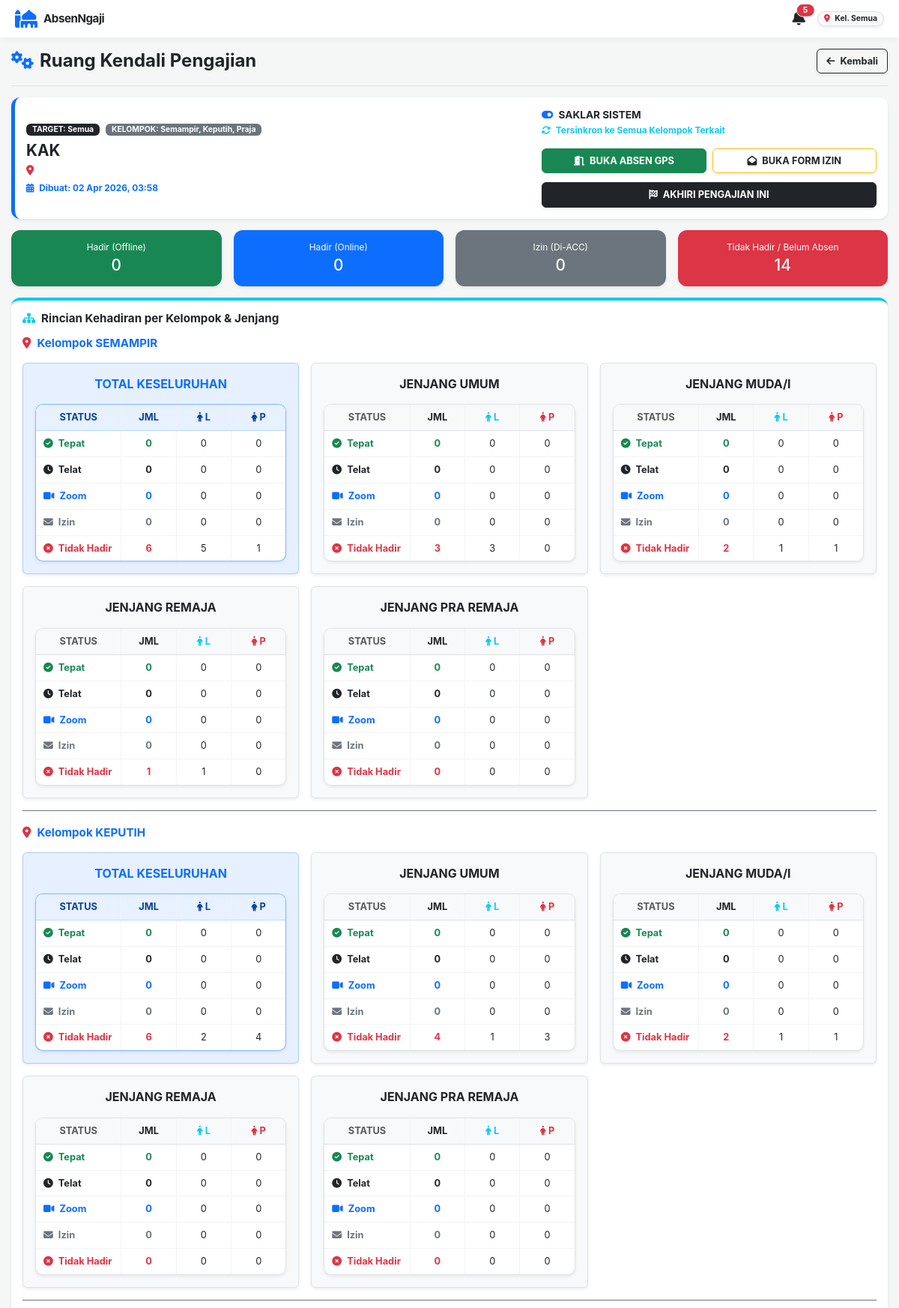
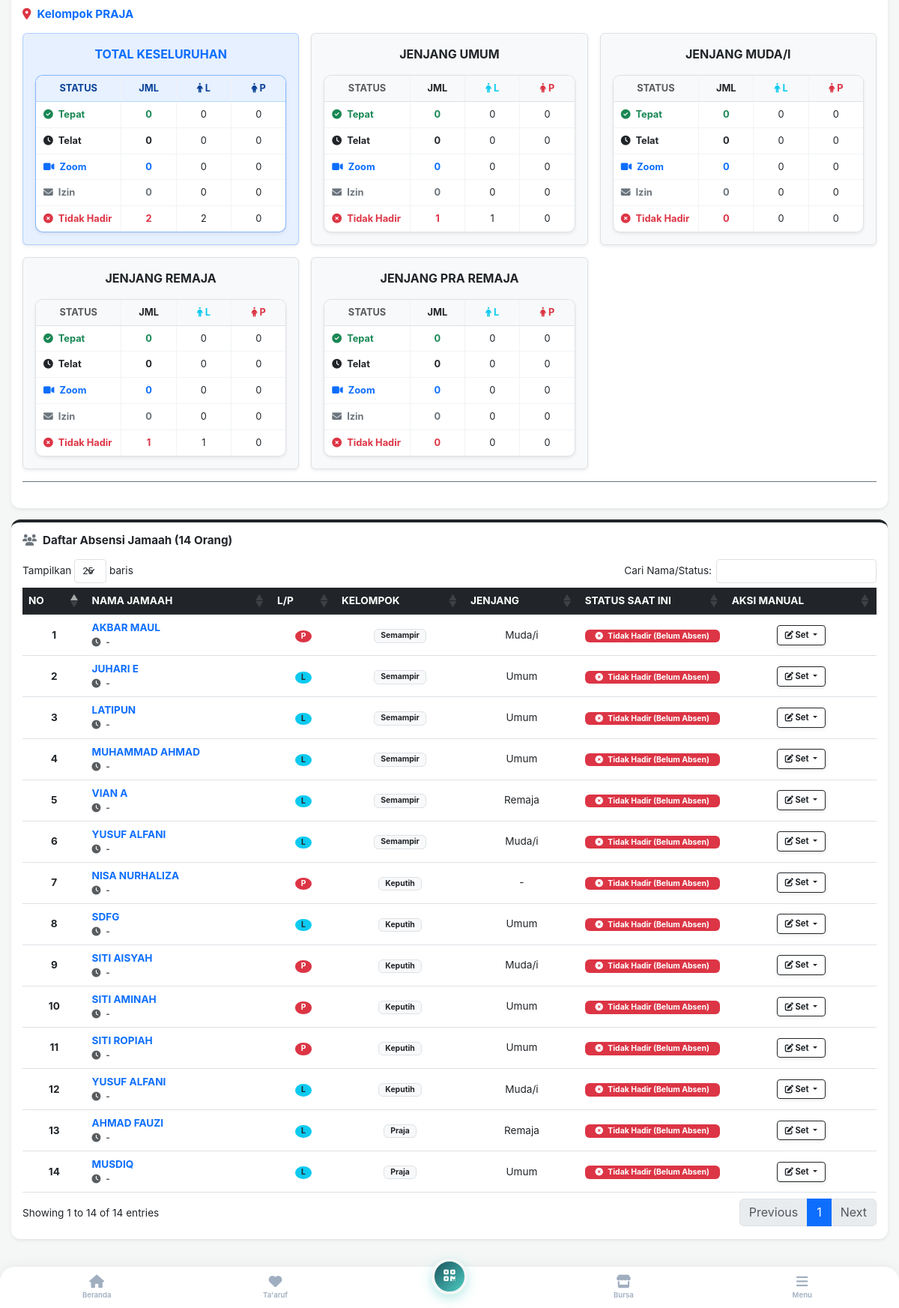
The app's page /aplikasi_absensi/detail_absen.php?id_kegiatan=85 (signed in) with its own data (2 pictures, top to bottom).
### tables this page shows
CREATE TABLE `biodata_jamaah` (
  `id_biodata` int(11) NOT NULL,
  `id_user` int(11) DEFAULT NULL,
  `jenjang` enum('Umum','Muda/i','Remaja','Pra Remaja','Caberawit') NOT NULL,
  `nama_lengkap` varchar(150) NOT NULL,
  `nama_panggilan` varchar(50) DEFAULT NULL,
  `jenis_kelamin` enum('L','P') DEFAULT NULL,
  `status_pernikahan` enum('Belum Menikah','Menikah','Pernah Menikah') DEFAULT NULL,
  `is_siap_nikah` tinyint(1) DEFAULT 0,
  `target_menikah` varchar(50) DEFAULT NULL,
  `kriteria_idaman` text DEFAULT NULL,
  `id_kepala_keluarga` int(11) DEFAULT NULL,
  `status_keluarga` enum('Kepala Keluarga','Istri','Anak','Lainnya') DEFAULT NULL,
  `no_hp` varchar(20) DEFAULT NULL,
  `alamat_asal` text DEFAULT NULL,
  `foto` varchar(255) DEFAULT NULL,
  `tempat_lahir` varchar(100) DEFAULT NULL,
  `tanggal_lahir` date DEFAULT NULL,
  `alamat_surabaya` text DEFAULT NULL,
  `nama_ortu` varchar(150) DEFAULT NULL,
  `hp_ortu` varchar(20) DEFAULT NULL,
  `status_ortu` enum('Jamaah','Belum') DEFAULT NULL,
  `tempat_sambung_ortu` varchar(150) DEFAULT NULL,
  `darurat_nama` varchar(150) DEFAULT NULL,
  `darurat_hubungan` varchar(50) DEFAULT NULL,
  `darurat_hp` varchar(20) DEFAULT NULL,
  `status_mubaligh` enum('MT','Non MT') DEFAULT NULL,
  `kegiatan_surabaya` enum('Bekerja','Kuliah','Lainnya') DEFAULT NULL,
  `tempat_kerja` varchar(150) DEFAULT NULL,
  `alamat_kerja` text DEFAULT NULL,
  `universitas` varchar(150) DEFAULT NULL,
  `jurusan` varchar(100) DEFAULT NULL,
  `angkatan` varchar(10) DEFAULT NULL,
  `hobi` varchar(255) DEFAULT NULL,
  `created_at` timestamp NOT NULL DEFAULT current_timestamp()
);

CREATE TABLE `users` (
  `id_user` int(11) NOT NULL,
  `username` varchar(50) NOT NULL,
  `password` varchar(255) DEFAULT NULL,
  `nama_lengkap` varchar(100) NOT NULL,
  `jabatan` varchar(50) DEFAULT NULL,
  `level` varchar(50) DEFAULT 'karyawan',
  `created_at` timestamp NOT NULL DEFAULT current_timestamp(),
  `kelompok` enum('Semampir','Keputih','Praja','Semua') DEFAULT 'Semua',
  `tgl_buat_akun` datetime NOT NULL DEFAULT current_timestamp(),
  `tgl_daftar` datetime DEFAULT current_timestamp()
);

CREATE TABLE `kegiatan` (
  `id_kegiatan` int(11) NOT NULL,
  `judul_pengajian` varchar(255) DEFAULT NULL,
  `tempat_pengajian` enum('Tempat 1','Tempat 2','Tempat 3','Gabungan') DEFAULT NULL,
  `materi` text DEFAULT NULL,
  `link_zoom` varchar(255) DEFAULT NULL,
  `lat_pusat` varchar(255) DEFAULT NULL,
  `lng_pusat` varchar(255) DEFAULT NULL,
  `target_kelompok` varchar(255) DEFAULT NULL,
  `target_jenjang` varchar(50) DEFAULT 'Semua',
  `status_buka` tinyint(1) DEFAULT 1,
  `status_izin` int(11) DEFAULT 0,
  `waktu_buka_absen` datetime DEFAULT NULL,
  `waktu_tutup_absen` datetime DEFAULT NULL,
  `waktu_buka_izin` datetime DEFAULT NULL,
  `waktu_tutup_izin` datetime DEFAULT NULL,
  `is_selesai` tinyint(1) DEFAULT 0,
  `tgl_tutup` datetime DEFAULT NULL,
  `tgl_buat` timestamp NOT NULL DEFAULT current_timestamp()
);

### aplikasi_absensi/detail_absen.php (the view, shortened to what the rows shown need)
<?php
include 'koneksi.php';
$level = $_SESSION['level'];
$can_edit = !in_array($level, ['keimaman', 'keimaman_desa', 'ketua_mudai']);
$id_kegiatan_url = isset($_GET['id_kegiatan']) ? mysqli_real_escape_string($conn, $_GET['id_kegiatan']) : 0;
$is_pusat = in_array($level, ['superadmin', 'admin_desa', 'keimaman_desa', 'admin_mudai_desa']);
$q_keg_awal = mysqli_query($conn, "SELECT * FROM kegiatan WHERE id_kegiatan = '$id_kegiatan_url'");
$kegiatan = mysqli_fetch_assoc($q_keg_awal);
$judul_sync = mysqli_real_escape_string($conn, $kegiatan['judul_pengajian']);
$tgl_buat_sync = $kegiatan['tgl_buat'];
$where_sync = "judul_pengajian = '$judul_sync' AND tgl_buat = '$tgl_buat_sync'";
$q_kembar = mysqli_query($conn, "SELECT id_kegiatan, target_kelompok FROM kegiatan WHERE $where_sync");
$arr_id_keg = [];
$arr_target_kel = [];
while($k = mysqli_fetch_assoc($q_kembar)) {
    $arr_id_keg[] = $k['id_kegiatan'];
    $arr_target_kel[] = $k['target_kelompok'];
}
$in_id_keg = implode(',', $arr_id_keg);
$target_jen = $kegiatan['target_jenjang'];
if ($is_pusat) {
    if (in_array('Semua', $arr_target_kel)) {
        $filter_target_kel = "1";
        $label_kelompok_tampil = "Gabungan Se-Desa";
        $kelompok_to_show = ['Semampir', 'Keputih', 'Praja'];
    } else {
        $kel_joined = "'" . implode("','", $arr_target_kel) . "'";
        $filter_target_kel = "u.kelompok IN ($kel_joined)";
        $label_kelompok_tampil = implode(", ", $arr_target_kel);
    }
}
if ($target_jen == 'Semua') {
    $filter_target_jen = "b.jenjang != 'Caberawit'";
} else {
    $filter_target_jen = "b.jenjang = '$target_jen'";
    $jenjang_to_show = [$target_jen];
}
$q_jamaah = mysqli_query($conn, "
    SELECT u.id_user, u.kelompok, b.nama_lengkap, b.jenjang, b.jenis_kelamin,
           p.status_absen, p.tgl_presensi,
           z.jenis_izin, z.status_izin, z.status_konfirmasi
    FROM users u
    JOIN biodata_jamaah b ON u.id_user = b.id_user
    LEFT JOIN presensi p ON u.id_user = p.id_user AND p.id_kegiatan IN ($in_id_keg)
    LEFT JOIN perizinan z ON u.id_user = z.id_user AND z.id_kegiatan IN ($in_id_keg)
    WHERE u.level = 'karyawan' AND ($filter_target_kel) AND ($filter_target_jen)
    ORDER BY u.kelompok ASC, b.nama_lengkap ASC
");
$stat_hadir_offline = 0; $stat_hadir_online = 0; $stat_izin = 0; $stat_alpa = 0;
$data_tabel = [];
while ($row = mysqli_fetch_assoc($q_jamaah)) {
    $status_html = ""; $is_alpa = false; $kunci_stat = 'alpa';
    if (!empty($row['status_absen'])) {
        $st = strtolower($row['status_absen']);
        if ($st == 'tepat waktu') {
            $kunci_stat = 'tepat';
            $status_html = '<span class="badge bg-success w-100 p-2"><i class="fa fa-check me-1"></i> HADIR (Tepat)</span>';
            $stat_hadir_offline++;
        } elseif ($st == 'terlambat') {
            $kunci_stat = 'telat';
            $status_html = '<span class="badge bg-warning text-dark w-100 p-2"><i class="fa fa-clock me-1"></i> HADIR (Telat)</span>';
            $stat_hadir_offline++;
        } elseif ($st == 'hadir') {
            $kunci_stat = 'online';
            $status_html = '<span class="badge bg-primary w-100 p-2"><i class="fa fa-video me-1"></i> HADIR (Online)</span>';
            $stat_hadir_online++;
        } elseif ($st == 'izin') {
            $kunci_stat = 'izin';
            $status_html = '<span class="badge bg-secondary w-100 p-2"><i class="fa fa-envelope me-1"></i> IZIN ACC</span>';
            $stat_izin++;
        }
    } else {
        $status_html = '<span class="badge bg-danger w-100 p-2"><i class="fa fa-times-circle me-1"></i> Tidak Hadir (Belum Absen)</span>';
    }
    $row['status_html'] = $status_html;
    $data_tabel[] = $row;
}
?>
<!DOCTYPE html>
<html lang="id">
<head>
    <link href="https://cdn.jsdelivr.net/npm/bootstrap@5.3.0/dist/css/bootstrap.min.css" rel="stylesheet">
    <link rel="stylesheet" href="https://cdnjs.cloudflare.com/ajax/libs/font-awesome/6.4.0/css/all.min.css">
    <link rel="stylesheet" href="https://cdn.datatables.net/1.13.6/css/dataTables.bootstrap5.min.css">
</head>
<body>
<?php include 'sidebar.php'; ?>
<div class="main-content">
    <div class="d-flex justify-content-between align-items-center mb-4 border-bottom pb-3 flex-wrap gap-2">
        <h2 class="fw-bold text-dark mb-0"><i class="fa fa-cogs text-primary me-2"></i>Ruang Kendali Pengajian</h2>
    </div>
    <div class="card card-custom p-4 bg-white mb-4 shadow-sm border-start border-primary border-5">
        <div class="row align-items-center">
            <div class="col-md-7 mb-3 mb-md-0">
                <span class="badge bg-dark mb-2">TARGET: <?= $target_jen; ?></span>
                <span class="badge bg-secondary ms-1 mb-2">KELOMPOK: <?= $label_kelompok_tampil; ?></span>
                <h3 class="fw-bold mb-1"><?= strtoupper($kegiatan['judul_pengajian']); ?></h3>
                <p class="text-muted mb-0"><i class="fa fa-map-marker-alt text-danger me-2"></i><?= $kegiatan['tempat_pengajian']; ?></p>
                <small class="text-primary fw-bold"><i class="fa fa-calendar-alt me-1 mt-2"></i> Dibuat: <?= date('d M Y, H:i', strtotime($kegiatan['tgl_buat'])); ?></small>
            </div>
        </div>
    </div>
    <div class="card card-custom p-4 bg-white shadow-sm border-top border-dark border-4">
        <div class="table-responsive">
            <table id="tabelPemantauan" class="table table-hover align-middle text-center" style="width:100%">
                <thead class="table-dark">
                    <tr>
                        <th>NO</th>
                        <th class="text-start">NAMA JAMAAH</th>
                        <th>L/P</th>
                        <th>KELOMPOK</th>
                        <th>JENJANG</th>
                        <th>STATUS SAAT INI</th>
                        <th>AKSI MANUAL</th>
                    </tr>
                </thead>
                <tbody>
                    <?php $no=1; foreach($data_tabel as $row): ?>
                    <tr>
                        <td class="fw-bold"><?= $no++; ?></td>
                        <td class="text-start">
                            <span class="fw-bold text-primary"><?= strtoupper($row['nama_lengkap']); ?></span><br>
                            <small class="text-muted fw-bold"><i class="fa fa-clock me-1"></i> <?= !empty($row['tgl_presensi']) ? date('H:i', strtotime($row['tgl_presensi'])) : '-'; ?></small>
                        </td>
                        <td><span class="badge <?= ($row['jenis_kelamin']=='L') ? 'bg-info text-dark' : 'bg-danger'; ?> rounded-circle p-2"><?= $row['jenis_kelamin']; ?></span></td>
                        <td><span class="badge bg-light text-dark border"><?= $row['kelompok']; ?></span></td>
                        <td><?= $row['jenjang'] ?: '-'; ?></td>
                        <td style="width: 180px;">
                            <?= $row['status_html']; ?>
                        </td>
                        <td>
                            <div class="dropdown">
                                <button class="btn btn-sm btn-outline-dark fw-bold dropdown-toggle shadow-sm" type="button" data-bs-toggle="dropdown" <?= ($kegiatan['is_selesai'] == 1 || !$can_edit) ? 'disabled' : ''; ?>>
                                    <i class="fa fa-edit"></i> Set
                                </button>
                            </div>
                        </td>
                    </tr>
                    <?php endforeach; ?>
                </tbody>
            </table>
        </div>
    </div>
</div>
</body>
</html>

### aplikasi_absensi/sidebar.php (shortened to what the rows shown need)
<?php
$id_user_sidebar = isset($_SESSION['id_user']) ? $_SESSION['id_user'] : 0;
$q_utama = mysqli_query($conn, "
    SELECT u.level, u.kelompok, b.jenjang, b.status_pernikahan, b.foto, b.tempat_lahir, b.no_hp, b.alamat_surabaya
    FROM users u
    LEFT JOIN biodata_jamaah b ON u.id_user = b.id_user
    WHERE u.id_user = '$id_user_sidebar'
");
$d_utama = mysqli_fetch_assoc($q_utama);
$jml_notif = 0;
if(isset($conn)) {
    $q_notif = mysqli_query($conn, "SELECT COUNT(*) as total FROM notifikasi WHERE id_user = '$id_user_sidebar' AND is_read = 0");
    if($q_notif) {
        $notif_data = mysqli_fetch_assoc($q_notif);
        $jml_notif = $notif_data['total'];
    }
}
?>
<link rel="stylesheet" href="style_mobile.css">
<div class="app-topbar">
    <div class="d-flex align-items-center gap-3">
        <a href="notifikasi.php" class="text-dark text-decoration-none position-relative">
            <i class="fa fa-bell fs-5"></i>
            <?php if($jml_notif > 0): ?>
                <span class="position-absolute top-0 start-100 translate-middle badge rounded-pill bg-danger border border-white" style="font-size: 0.6rem; padding: 3px 5px;">
                </span>
            <?php endif; ?>
        </a>
        <span class="badge bg-light text-dark border shadow-sm px-3 py-2 rounded-pill">
            <i class="fa fa-map-marker-alt text-danger me-1"></i> Kel. <?= $d_utama['kelompok']; ?>
        </span>
    </div>
</div>

### records on screen
biodata_jamaah: id_user.kelompok "Semua"
kegiatan: target_jenjang "Semua", judul_pengajian "KAK", tgl_buat "02 Apr 2026, 03:58"
biodata_jamaah: nama_lengkap "AKBAR MAUL", jenis_kelamin "P", id_user.kelompok "Semampir", jenjang "Muda/i"
biodata_jamaah: nama_lengkap "JUHARI E", jenis_kelamin "L", id_user.kelompok "Semampir", jenjang "Umum"
biodata_jamaah: nama_lengkap "LATIPUN", jenis_kelamin "L", id_user.kelompok "Semampir", jenjang "Umum"
biodata_jamaah: nama_lengkap "MUHAMMAD AHMAD", jenis_kelamin "L", id_user.kelompok "Semampir", jenjang "Umum"
biodata_jamaah: nama_lengkap "VIAN A", jenis_kelamin "L", id_user.kelompok "Semampir", jenjang "Remaja"
biodata_jamaah: nama_lengkap "YUSUF ALFANI", jenis_kelamin "L", id_user.kelompok "Semampir", jenjang "Muda/i"
biodata_jamaah: nama_lengkap "NISA NURHALIZA", jenis_kelamin "P", id_user.kelompok "Keputih", jenjang "-"
biodata_jamaah: nama_lengkap "SDFG", jenis_kelamin "L", id_user.kelompok "Keputih", jenjang "Umum"
biodata_jamaah: nama_lengkap "SITI AISYAH", jenis_kelamin "P", id_user.kelompok "Keputih", jenjang "Muda/i"
biodata_jamaah: nama_lengkap "SITI AMINAH", jenis_kelamin "P", id_user.kelompok "Keputih", jenjang "Umum"
biodata_jamaah: nama_lengkap "SITI ROPIAH", jenis_kelamin "P", id_user.kelompok "Keputih", jenjang "Umum"
biodata_jamaah: nama_lengkap "YUSUF ALFANI", jenis_kelamin "L", id_user.kelompok "Keputih", jenjang "Muda/i"
biodata_jamaah: nama_lengkap "AHMAD FAUZI", jenis_kelamin "L", id_user.kelompok "Praja", jenjang "Remaja"
biodata_jamaah: nama_lengkap "MUSDIQ", jenis_kelamin "L", id_user.kelompok "Praja", jenjang "Umum"

### other values on screen
$jml_notif "5"
$label_kelompok_tampil "Semampir, Keputih, Praja"
$stat_hadir_offline "0"
$stat_hadir_online "0"
$stat_izin "0"
$stat_alpa "14"
$k "SEMAMPIR"
$st_all['total']['tepat'] "0"
$st_all['L']['tepat'] "0"
$st_all['P']['tepat'] "0"
$st_all['total']['telat'] "0"
$st_all['L']['telat'] "0"
$st_all['P']['telat'] "0"
$st_all['total']['online'] "0"
$st_all['L']['online'] "0"
